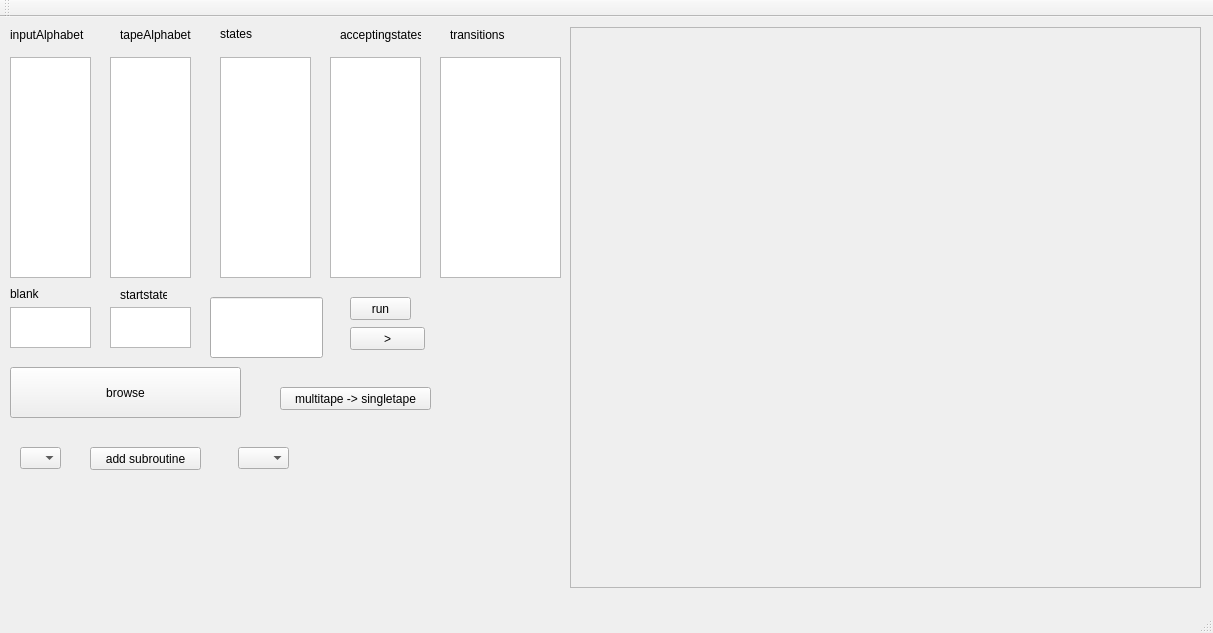
<?xml version="1.0" encoding="UTF-8"?>
<ui version="4.0">
 <class>MainWindow</class>
 <widget class="QMainWindow" name="MainWindow">
  <property name="geometry">
   <rect>
    <x>0</x>
    <y>0</y>
    <width>1213</width>
    <height>633</height>
   </rect>
  </property>
  <property name="windowTitle">
   <string>MainWindow</string>
  </property>
  <widget class="QWidget" name="centralWidget">
   <widget class="QPushButton" name="pushButton">
    <property name="geometry">
     <rect>
      <x>10</x>
      <y>350</y>
      <width>231</width>
      <height>51</height>
     </rect>
    </property>
    <property name="text">
     <string>browse</string>
    </property>
   </widget>
   <widget class="QTextBrowser" name="inputalphabet">
    <property name="geometry">
     <rect>
      <x>10</x>
      <y>40</y>
      <width>81</width>
      <height>221</height>
     </rect>
    </property>
   </widget>
   <widget class="QLabel" name="label">
    <property name="geometry">
     <rect>
      <x>10</x>
      <y>10</y>
      <width>91</width>
      <height>16</height>
     </rect>
    </property>
    <property name="text">
     <string>inputAlphabet</string>
    </property>
   </widget>
   <widget class="QTextBrowser" name="tapealphabet">
    <property name="geometry">
     <rect>
      <x>110</x>
      <y>40</y>
      <width>81</width>
      <height>221</height>
     </rect>
    </property>
   </widget>
   <widget class="QLabel" name="label_2">
    <property name="geometry">
     <rect>
      <x>120</x>
      <y>10</y>
      <width>71</width>
      <height>16</height>
     </rect>
    </property>
    <property name="text">
     <string>tapeAlphabet</string>
    </property>
   </widget>
   <widget class="QTextBrowser" name="blank">
    <property name="geometry">
     <rect>
      <x>10</x>
      <y>290</y>
      <width>81</width>
      <height>41</height>
     </rect>
    </property>
   </widget>
   <widget class="QLabel" name="label_3">
    <property name="geometry">
     <rect>
      <x>10</x>
      <y>270</y>
      <width>47</width>
      <height>13</height>
     </rect>
    </property>
    <property name="text">
     <string>blank</string>
    </property>
   </widget>
   <widget class="QTextBrowser" name="states">
    <property name="geometry">
     <rect>
      <x>220</x>
      <y>40</y>
      <width>91</width>
      <height>221</height>
     </rect>
    </property>
   </widget>
   <widget class="QTextBrowser" name="acceptingstates">
    <property name="geometry">
     <rect>
      <x>330</x>
      <y>40</y>
      <width>91</width>
      <height>221</height>
     </rect>
    </property>
   </widget>
   <widget class="QLabel" name="label_4">
    <property name="geometry">
     <rect>
      <x>220</x>
      <y>10</y>
      <width>47</width>
      <height>13</height>
     </rect>
    </property>
    <property name="text">
     <string>states</string>
    </property>
   </widget>
   <widget class="QLabel" name="label_5">
    <property name="geometry">
     <rect>
      <x>340</x>
      <y>10</y>
      <width>81</width>
      <height>16</height>
     </rect>
    </property>
    <property name="text">
     <string>acceptingstates</string>
    </property>
   </widget>
   <widget class="QLabel" name="label_6">
    <property name="geometry">
     <rect>
      <x>120</x>
      <y>270</y>
      <width>47</width>
      <height>16</height>
     </rect>
    </property>
    <property name="text">
     <string>startstate</string>
    </property>
   </widget>
   <widget class="QTextBrowser" name="startstate">
    <property name="geometry">
     <rect>
      <x>110</x>
      <y>290</y>
      <width>81</width>
      <height>41</height>
     </rect>
    </property>
   </widget>
   <widget class="QTextBrowser" name="transitions">
    <property name="geometry">
     <rect>
      <x>440</x>
      <y>40</y>
      <width>121</width>
      <height>221</height>
     </rect>
    </property>
   </widget>
   <widget class="QLabel" name="label_7">
    <property name="geometry">
     <rect>
      <x>450</x>
      <y>10</y>
      <width>71</width>
      <height>16</height>
     </rect>
    </property>
    <property name="text">
     <string>transitions</string>
    </property>
   </widget>
   <widget class="QPushButton" name="pushButton_2">
    <property name="geometry">
     <rect>
      <x>350</x>
      <y>280</y>
      <width>61</width>
      <height>23</height>
     </rect>
    </property>
    <property name="text">
     <string>run</string>
    </property>
   </widget>
   <widget class="QLineEdit" name="input">
    <property name="geometry">
     <rect>
      <x>210</x>
      <y>280</y>
      <width>113</width>
      <height>61</height>
     </rect>
    </property>
   </widget>
   <widget class="QPushButton" name="pushButton_3">
    <property name="geometry">
     <rect>
      <x>280</x>
      <y>370</y>
      <width>151</width>
      <height>23</height>
     </rect>
    </property>
    <property name="text">
     <string>multitape -&gt; singletape</string>
    </property>
   </widget>
   <widget class="QLabel" name="graph">
    <property name="geometry">
     <rect>
      <x>570</x>
      <y>20</y>
      <width>621</width>
      <height>491</height>
     </rect>
    </property>
    <property name="sizePolicy">
     <sizepolicy hsizetype="Ignored" vsizetype="Ignored">
      <horstretch>0</horstretch>
      <verstretch>0</verstretch>
     </sizepolicy>
    </property>
    <property name="text">
     <string>TextLabel</string>
    </property>
   </widget>
   <widget class="QPushButton" name="pushButton_4">
    <property name="geometry">
     <rect>
      <x>350</x>
      <y>310</y>
      <width>75</width>
      <height>23</height>
     </rect>
    </property>
    <property name="text">
     <string>&gt;</string>
    </property>
   </widget>
   <widget class="QPushButton" name="pushButton_5">
    <property name="geometry">
     <rect>
      <x>90</x>
      <y>430</y>
      <width>111</width>
      <height>23</height>
     </rect>
    </property>
    <property name="text">
     <string>add subroutine</string>
    </property>
   </widget>
   <widget class="QComboBox" name="fromstate">
    <property name="geometry">
     <rect>
      <x>20</x>
      <y>430</y>
      <width>41</width>
      <height>22</height>
     </rect>
    </property>
   </widget>
   <widget class="QComboBox" name="tostate">
    <property name="geometry">
     <rect>
      <x>238</x>
      <y>430</y>
      <width>51</width>
      <height>22</height>
     </rect>
    </property>
   </widget>
   <widget class="QScrollArea" name="scrollArea">
    <property name="geometry">
     <rect>
      <x>570</x>
      <y>10</y>
      <width>631</width>
      <height>561</height>
     </rect>
    </property>
    <property name="widgetResizable">
     <bool>true</bool>
    </property>
    <widget class="QWidget" name="scrollAreaWidgetContents">
     <property name="geometry">
      <rect>
       <x>0</x>
       <y>0</y>
       <width>629</width>
       <height>559</height>
      </rect>
     </property>
    </widget>
   </widget>
  </widget>
  <widget class="QMenuBar" name="menuBar">
   <property name="geometry">
    <rect>
     <x>0</x>
     <y>0</y>
     <width>1213</width>
     <height>21</height>
    </rect>
   </property>
  </widget>
  <widget class="QToolBar" name="mainToolBar">
   <attribute name="toolBarArea">
    <enum>TopToolBarArea</enum>
   </attribute>
   <attribute name="toolBarBreak">
    <bool>false</bool>
   </attribute>
  </widget>
  <widget class="QStatusBar" name="statusBar"/>
 </widget>
 <layoutdefault spacing="6" margin="11"/>
 <resources/>
 <connections/>
</ui>
